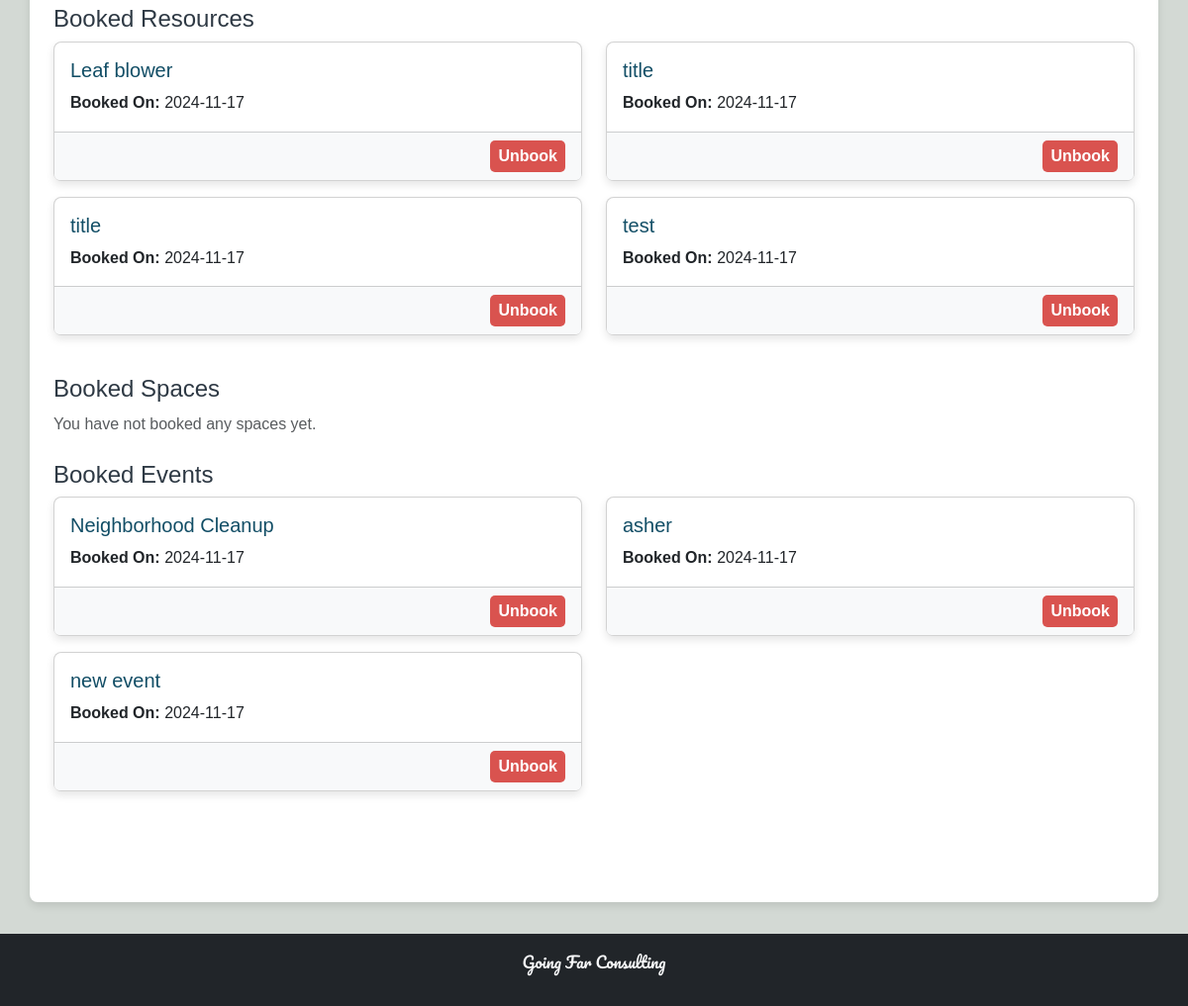
/profile (signed in, lower part), run on an earlier commit of the app's database.
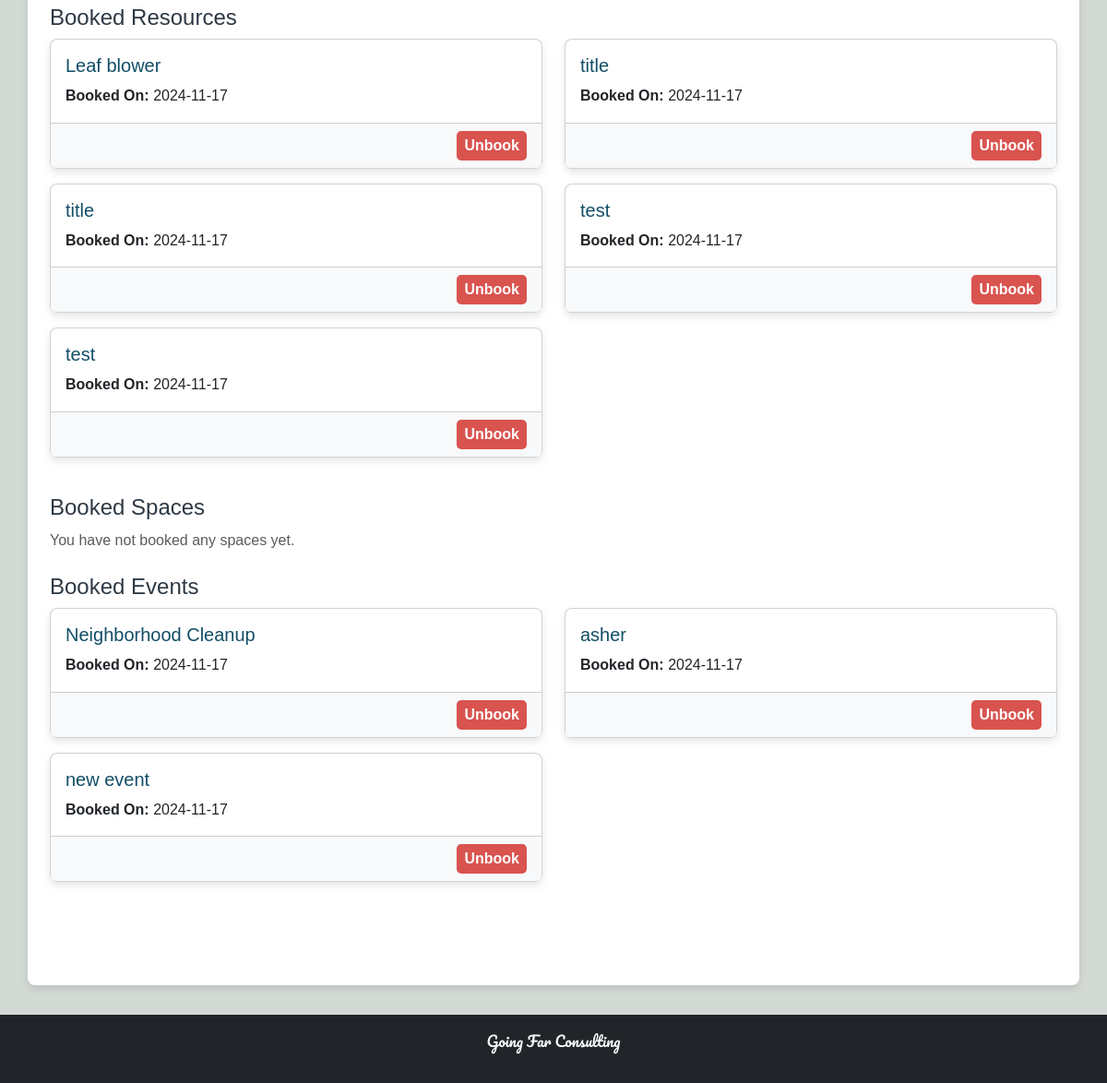
And on a later commit of the database.
### tables this page shows
CREATE TABLE resource_bookings (
            booking_id INTEGER PRIMARY KEY AUTOINCREMENT,
            user_id INTEGER NOT NULL,
            resource_id INTEGER NOT NULL,
            booking_date TEXT NOT NULL,
            FOREIGN KEY (user_id) REFERENCES users (id) ON DELETE CASCADE,
            FOREIGN KEY (resource_id) REFERENCES resources (resource_id) ON DELETE CASCADE
        );

CREATE TABLE resources (
            resource_id INTEGER PRIMARY KEY AUTOINCREMENT,
            user_id INTEGER NOT NULL,
            title TEXT NOT NULL,
            description TEXT,
            images TEXT,
            category TEXT,
            availability TEXT,
            date_posted TEXT NOT NULL,
            FOREIGN KEY (user_id) REFERENCES users (id) ON DELETE CASCADE
        );

CREATE TABLE event_bookings (
            booking_id INTEGER PRIMARY KEY AUTOINCREMENT,
            user_id INTEGER NOT NULL,
            event_id INTEGER NOT NULL,
            booking_date TEXT NOT NULL,
            FOREIGN KEY (user_id) REFERENCES users (id) ON DELETE CASCADE,
            FOREIGN KEY (event_id) REFERENCES events (event_id) ON DELETE CASCADE
        );

CREATE TABLE events (
            event_id INTEGER PRIMARY KEY AUTOINCREMENT,
            name TEXT NOT NULL,
            description TEXT,
            date TEXT NOT NULL,
            location TEXT NOT NULL,
            hosted_by INTEGER NOT NULL,
            FOREIGN KEY (hosted_by) REFERENCES users (id) ON DELETE CASCADE
        );

### app.py (the view)
@app.route('/profile')
def profile():
    user_id = session.get('user_id')
    if user_id is None:
        flash('Please log in to access your profile', 'error')
        return redirect(url_for('login'))
    user = get_user_by_id(user_id)
    if not user:
        flash('User not found', 'error')
        return redirect(url_for('login'))
    resources = get_resources_by_user(user_id)
    events = get_events_by_user(user_id)
    spaces = get_spaces_by_user(user_id)
    resource_bookings = get_resource_bookings_by_user(user_id)
    space_bookings = get_space_bookings_by_user(user_id)
    event_bookings = get_event_bookings_by_user(user_id)
    return render_template(
        'profile.html',
        user=user,
        resources=resources,
        events=events,
        spaces=spaces,
        resource_bookings=resource_bookings,
        space_bookings=space_bookings,
        event_bookings=event_bookings
    )

### app.py (called while the page is built)
@app.before_request
def initialize_database():
    init_db()

@app.teardown_appcontext
def shutdown_session(exception=None):
    close_db()

### database.py (called while the page is built)
def get_db():
    if 'db' not in g:
        g.db = sqlite3.connect(DATABASE)
        g.db.row_factory = sqlite3.Row
    return g.db

def get_user_by_id(user_id):
    return get_db().execute(
        "SELECT * FROM users WHERE id = ?",
        (user_id,)
    ).fetchone()

def get_resources_by_user(user_id):
    return get_db().execute(
        "SELECT * FROM resources WHERE user_id = ?",
        (user_id,)
    ).fetchall()

def get_events_by_user(user_id):
    return get_db().execute(
        "SELECT * FROM events WHERE hosted_by = ?",
        (user_id,)
    ).fetchall()

def get_spaces_by_user(user_id):
    return get_db().execute(
        "SELECT * FROM spaces WHERE created_by = ?",
        (user_id,)
    ).fetchall()

def get_resource_bookings_by_user(user_id):
    return get_db().execute(
        "SELECT rb.*, r.title FROM resource_bookings rb JOIN resources r ON rb.resource_id = r.resource_id WHERE rb.user_id = ?",
        (user_id,)
    ).fetchall()

### templates/profile.html (shortened to what this page needs)
{% extends "base.html" %}
{% block content %}
<div class="container mt-4">
    <div class="row">
<div class="col-md-12 mb-5">
    <div class="mb-4">
        <h4>Booked Resources</h4>
        {% if resource_bookings %}
            <div class="row">
                {% for booking in resource_bookings %}
                    <div class="col-md-6 mb-3">
                        <div class="card h-100">
                            <div class="card-body">
                                <h5 class="card-title">{{ booking.title }}</h5>
                                <p class="card-text"><strong>Booked On:</strong> {{ booking.booking_date }}</p>
                            </div>
                            <div class="card-footer text-end">
                                <form action="{{ url_for('unbook_resource', booking_id=booking.booking_id) }}" method="POST" class="d-inline">
                                    <button type="submit" class="btn btn-danger btn-sm">Unbook</button>
                                </form>
                            </div>
                        </div>
                    </div>
                {% endfor %}
            </div>
        {% else %}
            <p class="text-muted">You have not booked any resources yet.</p>
        {% endif %}
    </div>
    <div class="mb-4">
        <h4>Booked Spaces</h4>
        {% if space_bookings %}
            <div class="row">
                {% for booking in space_bookings %}
                    <div class="col-md-6 mb-3">
                        <div class="card h-100">
                            <div class="card-body">
                                <h5 class="card-title">{{ booking.name }}</h5>
                                <p class="card-text"><strong>Booked On:</strong> {{ booking.booking_date }}</p>
                            </div>
                            <div class="card-footer text-end">
                                <form action="{{ url_for('unbook_space', booking_id=booking.booking_id) }}" method="POST" class="d-inline">
                                    <button type="submit" class="btn btn-danger btn-sm">Unbook</button>
                                </form>
                            </div>
                        </div>
                    </div>
                {% endfor %}
            </div>
        {% else %}
            <p class="text-muted">You have not booked any spaces yet.</p>
        {% endif %}
    </div>
    <div class="mb-4">
        <h4>Booked Events</h4>
        {% if event_bookings %}
            <div class="row">
                {% for booking in event_bookings %}
                    <div class="col-md-6 mb-3">
                        <div class="card h-100">
                            <div class="card-body">
                                <h5 class="card-title">{{ booking.name }}</h5>
                                <p class="card-text"><strong>Booked On:</strong> {{ booking.booking_date }}</p>
                            </div>
                            <div class="card-footer text-end">
                                <form action="{{ url_for('unbook_event', booking_id=booking.booking_id) }}" method="POST" class="d-inline">
                                    <button type="submit" class="btn btn-danger btn-sm">Unbook</button>
                                </form>
                            </div>
                        </div>
                    </div>
                {% endfor %}
            </div>
        {% else %}
            <p class="text-muted">You have not booked any events yet.</p>
        {% endif %}
    </div>
</div>
{% endblock %}

What changed in the data, as far as the page shows it:
added resource_bookings: title "test", booking_date "2024-11-17"
